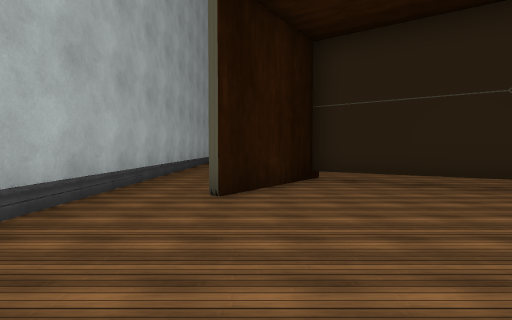
[1] (above)

24 first-person views from a walk through a 3-D level made in the Unity game engine. The camera is 1.4 m above the floor, tilts 2° down and sees 80° across. The floor is counted in squares, 2 m on a side. Each view is taken from the middle of a square. On the plan, view 1 faces up. The plan holds only what a view shows up to about 10 squares ahead; the rest is blank. The player is left out. Some surface patterns are stand-ins.

[2]
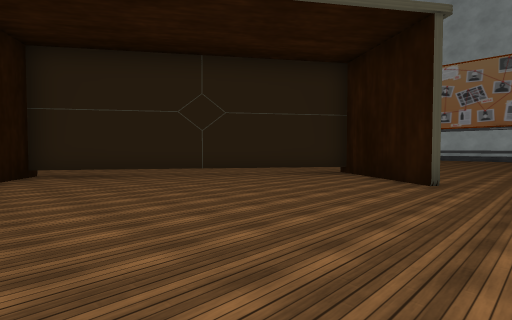

[3]
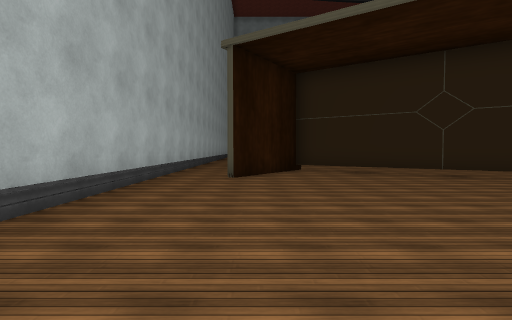

[4]
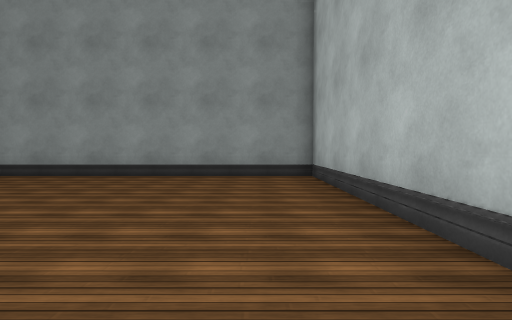

[5]
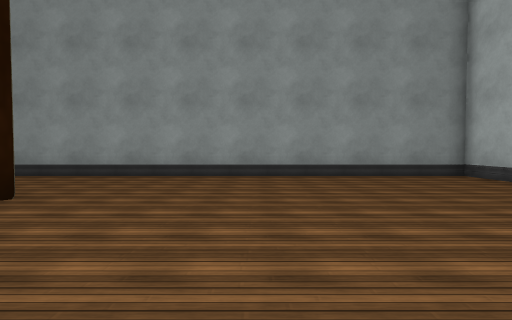

[6]
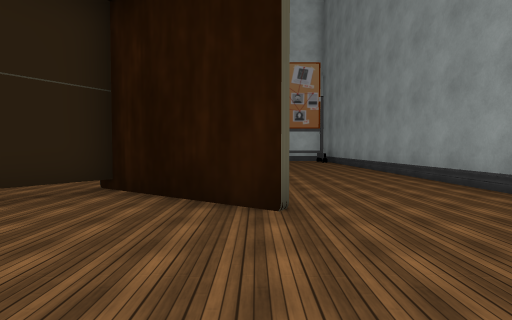

[7]
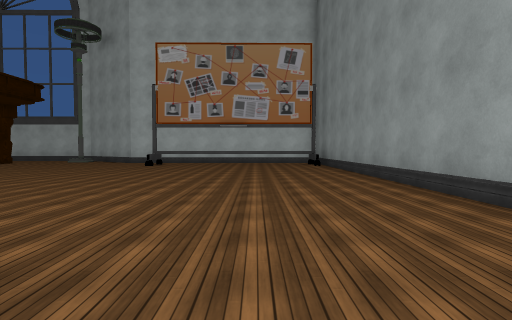

[8]
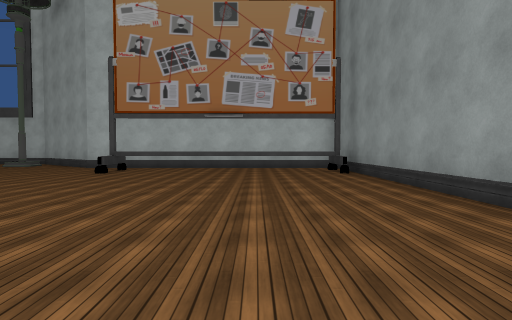

[9]
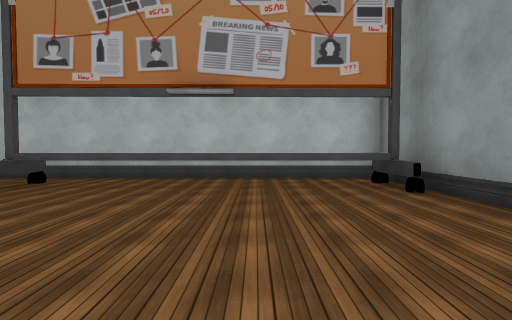

[10]
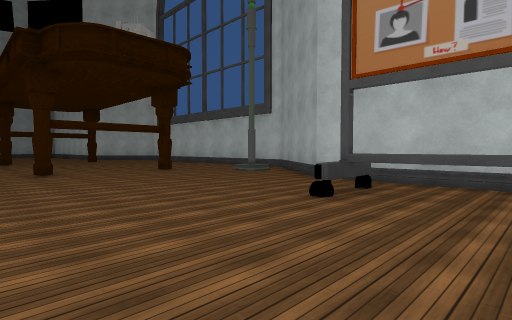

[11]
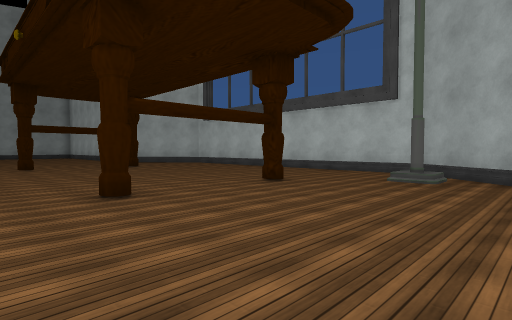

[12]
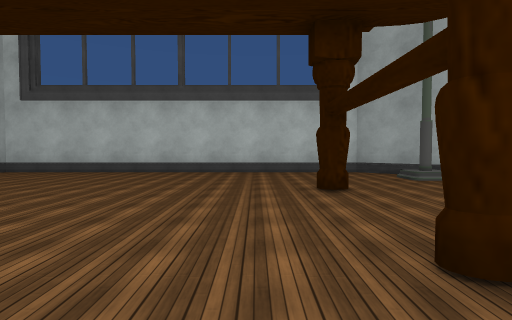

[13]
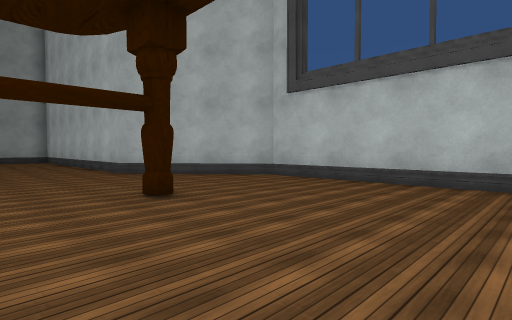

[14]
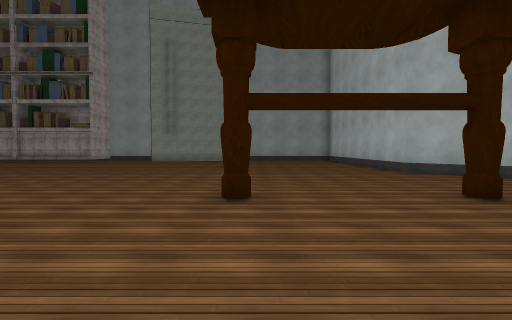

[15]
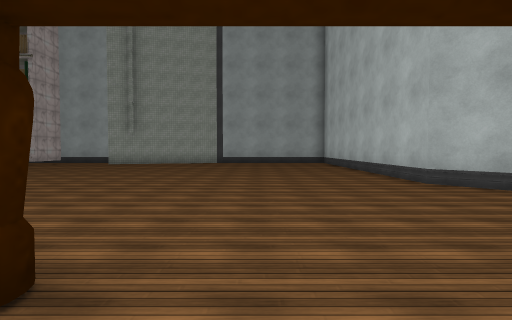

[16]
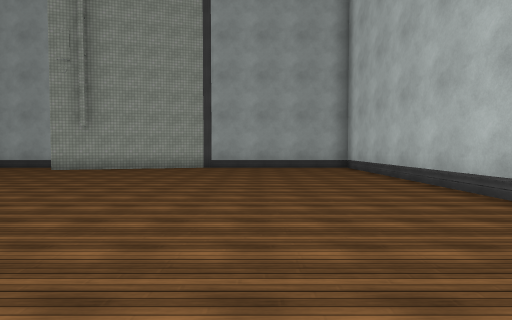

[17]
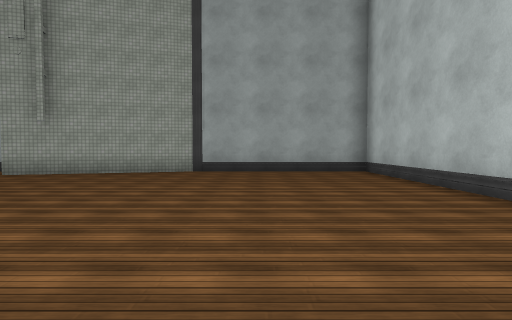

[18]
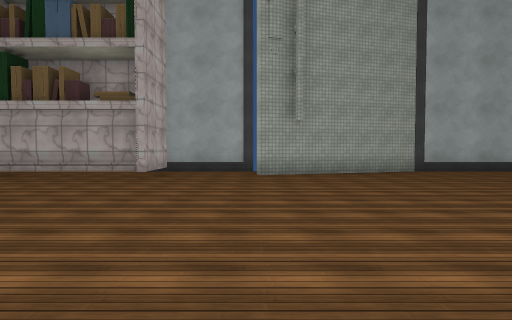

[19]
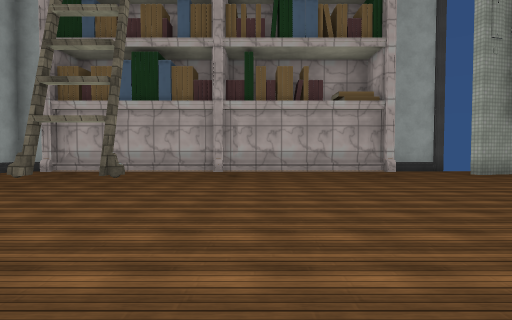

[20]
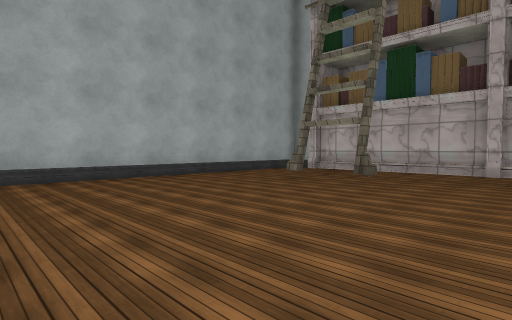

[21]
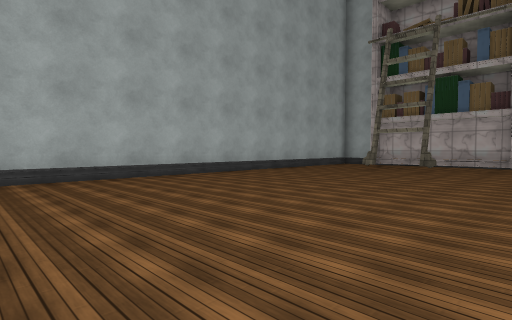

[22]
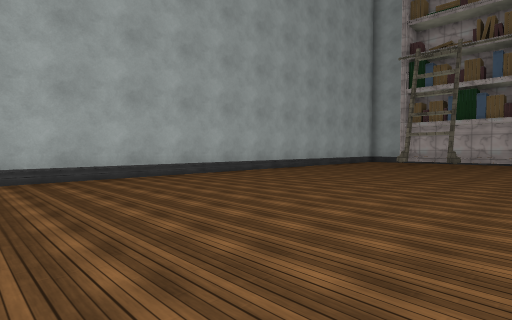

[23]
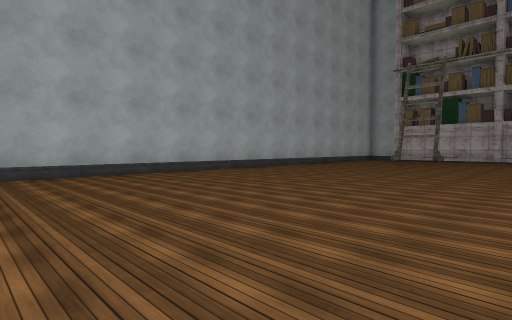

[24]
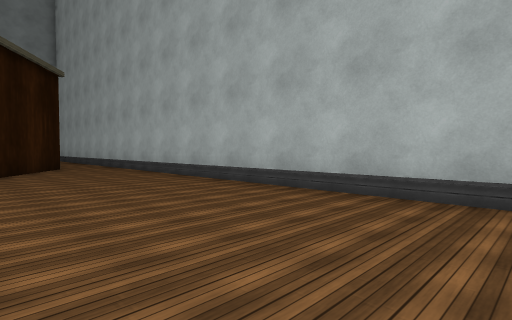

### Floor plan
Key: @ floor where view 1 was taken; # wall or solid block; x gap in a wall; . floor; ^ raised ledge; T thing the floor can be seen under or through.
Columns run from 3 left of view 1 to 25 right of it. Each row starts with its distance up from view 1.
 33 ##         ###x  #########
 32 #..        #...###.......#
 31 #..#########...#.........#
 30 #........................#
 29 #........................#
 28 #........................#
 27 #........................#
 26 #........................#
 25 #.......... .............#
 24 #.........  .............#
 23 #........    ............##
 22 #........    .............##
 21 #........     .............#
 20 #........      ............##
 19 #.........      ............#
 18 #.........      ....#..#....#
 17 #.........       ...........#
 16 #.........        ..........#
 15 #.........         .........#
 14 #.........         .........#
 13 #.....             .........#
 12 #.....            ..........#
 11 #....             ..#..#....#
 10 #.....            ..........#
  9 #......           ..........#
  8 #........         .......#.##
  7 #...TTT....       ........##
  6 #..#T.TT...      ........##
  5 #..#...TTT.     .........#
  4 #........TT..  .......##.#
  3 #.........TT...........^.#
  2 #..........#.............#
  1 #.........##.............#
  0 #..@......#..............#
 -1 #........................#
 -2 #......................#.#
 -3 #......................#.#
 -4 ##########################

Positions as (right, up) in squares from view 1, and headings:
1: (0, 0), facing up
2: (0, -2), facing up-right
3: (0, -3), facing up
4: (-1, 4), facing down
5: (3, 4), facing down
6: (3, 0), facing right
7: (6, -1), facing right
8: (10, -1), facing right
9: (14, -1), facing right
10: (15, 1), facing up-right
11: (15, 6), facing up-right
12: (15, 12), facing right
13: (18, 14), facing up-right
14: (17, 14), facing up
15: (18, 17), facing up
16: (18, 21), facing up
17: (18, 23), facing up
18: (11, 23), facing up
19: (5, 23), facing up
20: (5, 23), facing up-left
21: (5, 19), facing up-left
22: (5, 16), facing up-left
23: (6, 14), facing up-left
24: (2, 17), facing down-left
